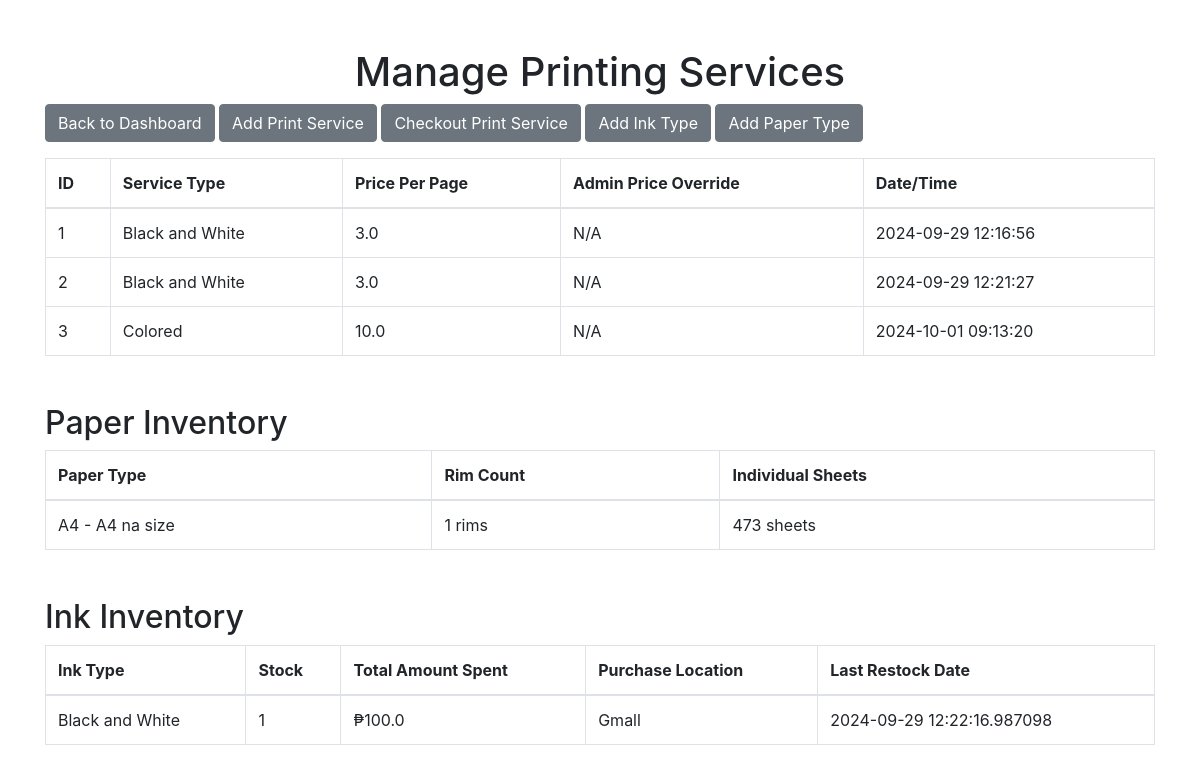
Page /manage_printing_services on the committed database.
### app.py (models this page shows, shortened)
class PrintService(db.Model):
    id = db.Column(db.Integer, primary_key=True)
    service_type = db.Column(db.String(100), nullable=False)  # e.g., 'Photocopy', 'Black and White Print'
    price_per_page = db.Column(db.Float, nullable=False)
    admin_price_override = db.Column(db.Float, nullable=True)
    timestamp = db.Column(db.DateTime, nullable=False, default=db.func.current_timestamp())

class PaperInventory(db.Model):
    id = db.Column(db.Integer, primary_key=True)
    rim_count = db.Column(db.Integer, nullable=False)  # Number of full paper rims
    individual_paper_count = db.Column(db.Integer, nullable=False)  # Track per sheet
    amount_spent = db.Column(db.Float, nullable=False)  # Total cost for the paper purchase
    last_restock_date = db.Column(db.DateTime, nullable=False, default=db.func.current_timestamp())
    paper_type_id = db.Column(db.Integer, db.ForeignKey('paper_type.id'), nullable=False)
    paper_type = db.relationship('PaperType', backref='inventory_items', lazy=True)
    location_id = db.Column(db.Integer, db.ForeignKey('location.id'), nullable=False)
    location = db.relationship('Location', backref='paper_inventory', lazy=True)

class InkInventory(db.Model):
    id = db.Column(db.Integer, primary_key=True)
    name = db.Column(db.String(100), nullable=False)  # e.g., 'Black Ink', 'Colored Ink'
    stock = db.Column(db.Integer, nullable=False)  # Number of ink cartridges/bottles
    amount_spent = db.Column(db.Float, nullable=False)  # Total cost for the ink purchase
    purchase_location = db.Column(db.String(100), nullable=False)  # Where the ink was bought
    last_restock_date = db.Column(db.DateTime, nullable=False, default=db.func.current_timestamp())

### app.py (the view)
@app.route('/manage_printing_services')
def manage_printing_services():
    print_services = PrintService.query.all()
    paper_types = PaperType.query.all()
    paper_inventory = PaperInventory.query.all()
    ink_inventory = InkInventory.query.all()
    paper_data = []
    for paper_type in paper_types:
        inventory = PaperInventory.query.filter_by(paper_type_id=paper_type.id).first()
        paper_data.append({
            'type': f"{paper_type.size} - {paper_type.description}",
            'rim_count': inventory.rim_count if inventory else 0,
            'individual_paper_count': inventory.individual_paper_count if inventory else 0
        })
    return render_template('manage_printing_services.html',
                           print_services=print_services,
                           paper_inventory=paper_data,
                           ink_inventory=ink_inventory)

### templates/manage_printing_services.html (shortened to what this page needs)
<!DOCTYPE html>
<html lang="en">
<head>
    <link rel="stylesheet" href="https://stackpath.bootstrapcdn.com/bootstrap/4.3.1/css/bootstrap.min.css">
</head>
<body>
    <div class="container mt-5">
        <h1 class="text-center">Manage Printing Services</h1>
        <a href="{{ url_for('another_dashboard') }}" class="btn btn-secondary mb-3">Back to Dashboard</a>
        <a href="{{ url_for('add_print_service') }}" class="btn btn-secondary mb-3">Add Print Service</a>
        <a href="{{ url_for('checkout_print_service') }}" class="btn btn-secondary mb-3">Checkout Print Service</a>
        <button type="button" class="btn btn-secondary mb-3" data-toggle="modal" data-target="#inkTypeModal">
            Add Ink Type
        </button>
        <button type="button" class="btn btn-secondary mb-3" data-toggle="modal" data-target="#paperTypeModal">
            Add Paper Type
        </button>
        <table class="table table-bordered">
            <thead>
                <tr>
                    <th>ID</th>
                    <th>Service Type</th>
                    <th>Price Per Page</th>
                    <th>Admin Price Override</th>
                    <th>Date/Time</th>
                </tr>
            </thead>
            <tbody>
                {% for service in print_services %}
                <tr>
                    <td>{{ service.id }}</td>
                    <td>{{ service.service_type }}</td>
                    <td>{{ service.price_per_page }}</td>
                    <td>{{ service.admin_price_override if service.admin_price_override else 'N/A' }}</td>
                    <td>{{ service.timestamp }}</td>
                </tr>
                {% endfor %}
            </tbody>
        </table>
        <h2 class="mt-5">Paper Inventory</h2>
        <table class="table table-bordered">
            <thead>
                <tr>
                    <th>Paper Type</th>
                    <th>Rim Count</th>
                    <th>Individual Sheets</th>
                </tr>
            </thead>
            <tbody>
                {% for paper in paper_inventory %}
                <tr>
                    <td>{{ paper.type }}</td>
                    <td>{{ paper.rim_count }} rims</td>
                    <td>{{ paper.individual_paper_count }} sheets</td>
                </tr>
                {% endfor %}
            </tbody>
        </table>
        <h2 class="mt-5">Ink Inventory</h2>
        <table class="table table-bordered">
            <thead>
                <tr>
                    <th>Ink Type</th>
                    <th>Stock</th>
                    <th>Total Amount Spent</th>
                    <th>Purchase Location</th>
                    <th>Last Restock Date</th>
                </tr>
            </thead>
            <tbody>
                {% for ink in ink_inventory %}
                <tr>
                    <td>{{ ink.name }}</td>
                    <td>{{ ink.stock }}</td>
                    <td>₱{{ ink.amount_spent }}</td>
                    <td>{{ ink.purchase_location }}</td>
                    <td>{{ ink.last_restock_date }}</td>
                </tr>
                {% endfor %}
            </tbody>
        </table>
    </div>
</body>
</html>

### rows in the picture
PrintService: id "1", service_type "Black and White", price_per_page "3.0", admin_price_override "N/A", timestamp "2024-09-29 12:16:56"
PrintService: id "2", service_type "Black and White", price_per_page "3.0", admin_price_override "N/A", timestamp "2024-09-29 12:21:27"
PrintService: id "3", service_type "Colored", price_per_page "10.0", admin_price_override "N/A", timestamp "2024-10-01 09:13:20"
PaperInventory: type "A4 - A4 na size", rim_count "1", individual_paper_count "473"
InkInventory: name "Black and White", stock "1", amount_spent "100.0", purchase_location "Gmall", last_restock_date "2024-09-29 12:22:16.987098"
